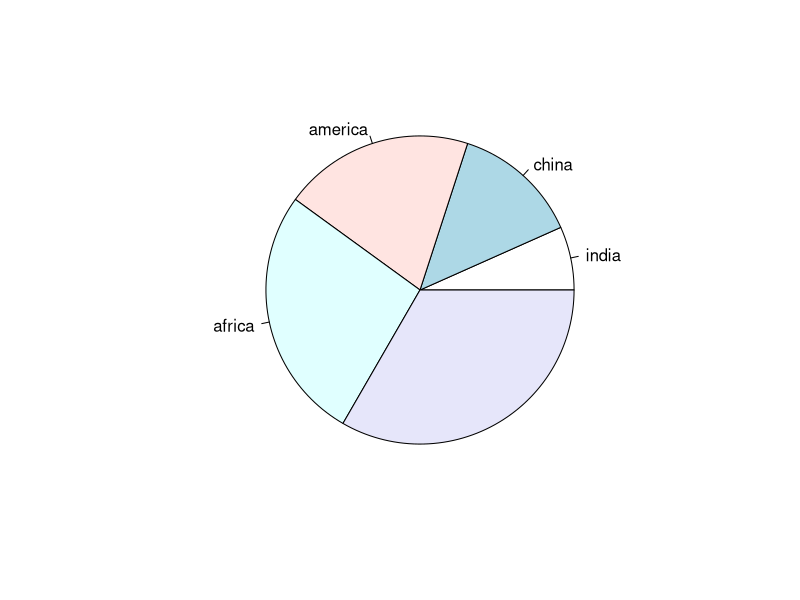
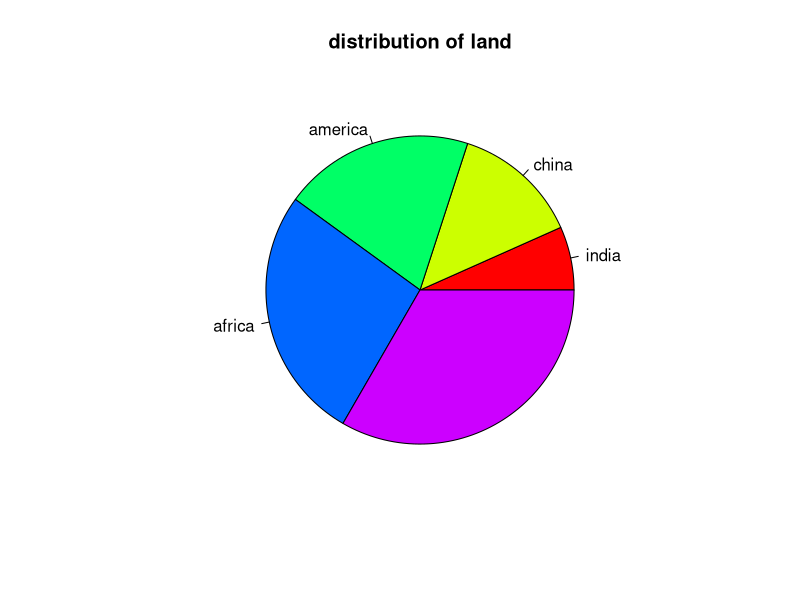
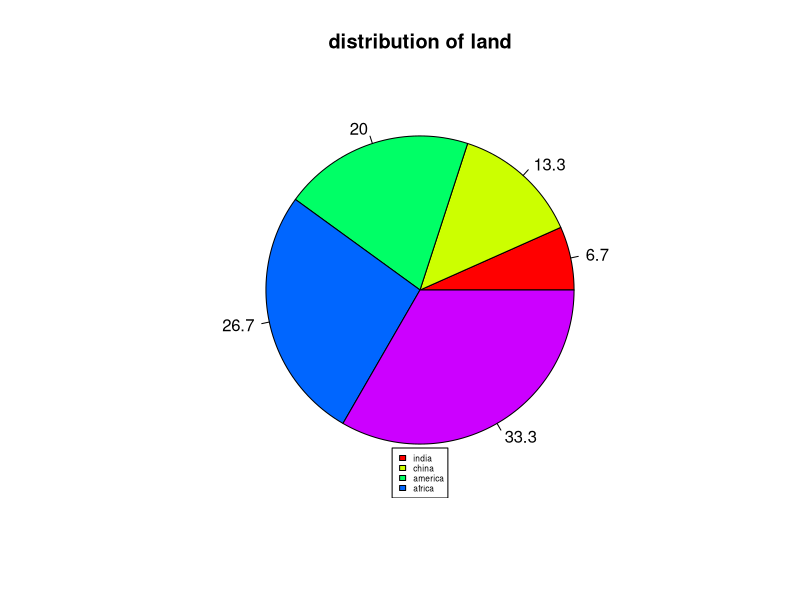
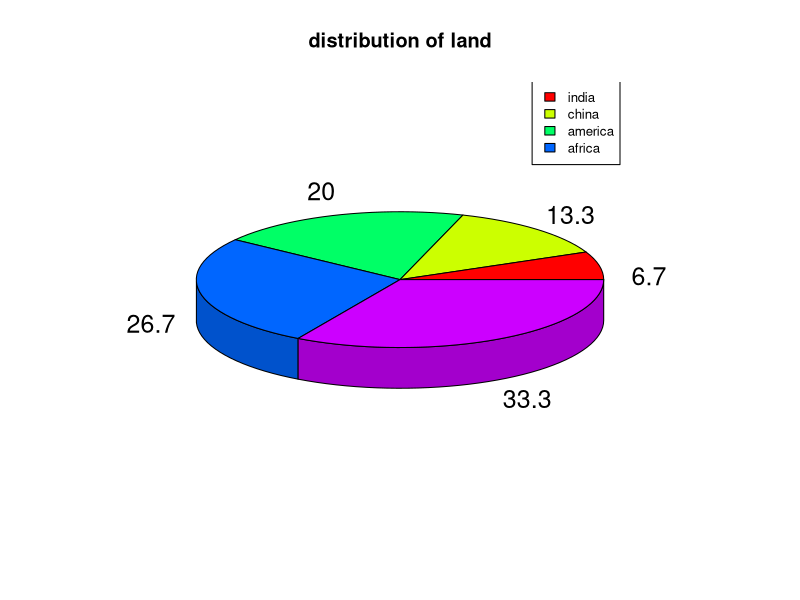
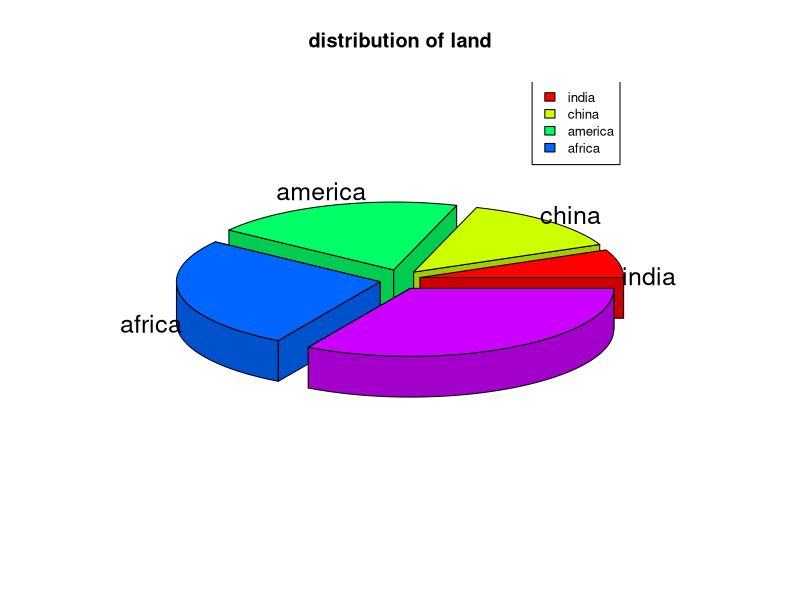
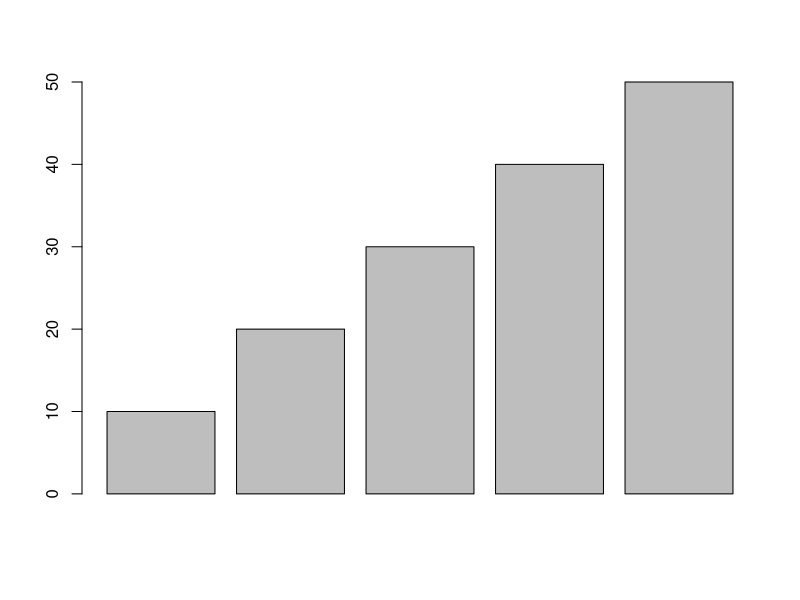
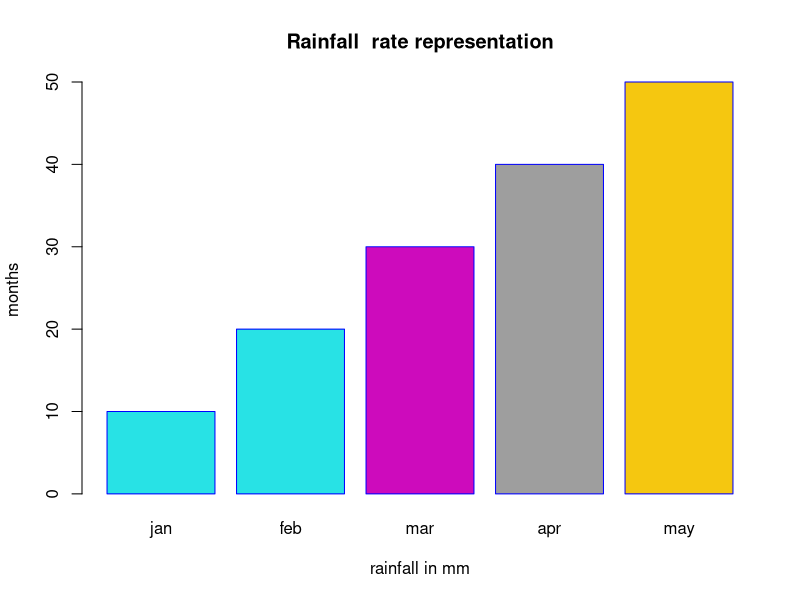
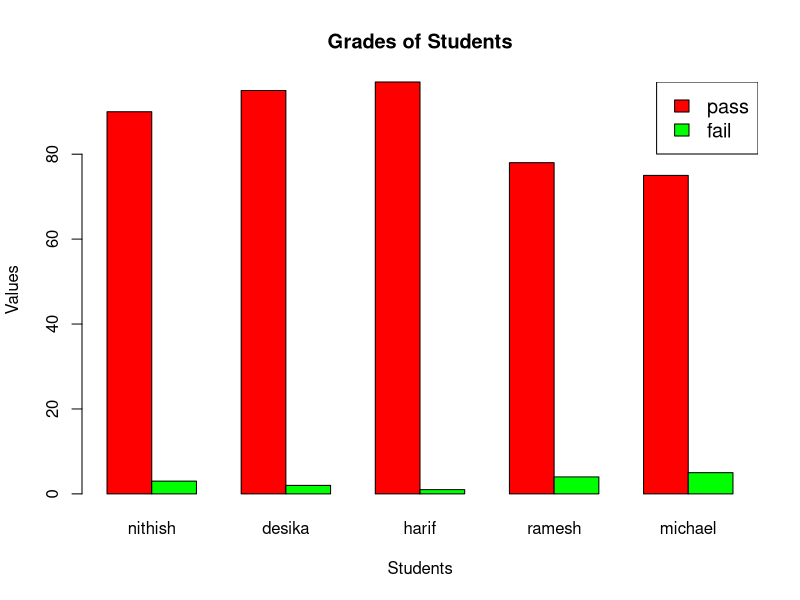

Recreate these plots in R, in order. (Note: this script raises an error after producing the figures.)
#1 
a<-c(1,2,3,4,5)
lables<-c("india","china","america","africa")
png(file="dvdd1.jpg")
pie(a,lables)
dev.off()
#2
a<-c(1,2,3,4,5)
lables<-c("india","china","america","africa")
png(file="dvdd2.jpg")
pie(a,lables,main="distribution of land",col=rainbow(length(a)))
dev.off()
#3
a<-c(1,2,3,4,5)
lables<-c("india","china","america","africa")
png(file="pie3.jpg")
per<-round(100*a/sum(a),1)
pie(a,labels=per,main="distribution of land",col=rainbow(length(a)))
legend("bottom",c("india","china","america","africa"),cex=0.5,fill=rainbow(length(a)))
dev.off()
#5
library(plotrix)
a<-c(1,2,3,4,5)
lables<-c("india","china","america","africa")
png(file="pie4.jpg")
per<-round(100*a/sum(a),1)
pie3D(a,labels=per,main="distribution of land",col=rainbow(length(a)))
legend("topright",c("india","china","america","africa"),cex=0.8,fill=rainbow(length(a)))
dev.off()
#4
library(plotrix)
a<-c(1,2,3,4,5)
lables<-c("india","china","america","africa")
png(file="3dpie.jpg")
per<-round(100*a/sum(a),1)
pie3D(a,labels=lables,explode=0.1,main="distribution of land",col=rainbow(length(a)))
legend("topright",c("india","china","america","africa"),cex=0.8,fill=rainbow(length(a)))
dev.off()
#6
new<-c(10,20,30,40,50)
new
png(file="bar.jpg")
barplot(new)
dev.off()
#7
new<-c(10,20,30,40,50)
a<-c("jan","feb","mar","apr","may")
png(file="bar_with_title.jpg")
barplot(new,names.arg=a,xlab="rainfall in mm",ylab="months",main="Rainfall  rate representation",col=factor(mtcars$disp),border="blue" )
dev.off()
#8
name <- c("nithish", "desika", "harif", "ramesh", "michael")
value <- c(90, 95, 97, 78, 75)
values <- c(3, 2, 1, 4, 5)
sat <- c("pass", "fail")
data <- data.frame(Name = name, Value = value, Values = values)
png(file = "stacked.jpg")
barplot(
  t(as.matrix(data[, c("Value", "Values")])),
  beside = TRUE,
  legend.text = sat,
  col = c("red", "green"),
  names.arg = data$Name,
  main = "Grades of Students",
  xlab = "Students",
  ylab = "Values"
)
legend("topright", legend = sat, fill = c("red", "green"), cex = 1.2)
dev.off()
or 
library(RColorBrewer)
months <- c("Jan","Feb","Mar","Apr","May")
regions <- c("West","North","South")
Values <- matrix(c(21,32,33,14,95,46,67,78,39,11,22,23,94,15,16), nrow = 3, ncol = 5, byrow = TRUE)
# Giving the chart file a name
png(file = "stacked_chart.png")
# Creating the bar chart
barplot(Values, main = "Total Revenue", names.arg = months, xlab = "Month", ylab = "Revenue", col
=c("cadetblue3","deeppink2","goldenrod1"))
# Adding the legend to the chart
legend("topleft", regions, cex = 1.3, fill = c("cadetblue3","deeppink2","goldenrod1"))
# Saving the file
dev.off()
#11
library(vioplot)
# Giving a name to our chart.
png(file = "vioplot.png")
#Creating data for vioplot function
x1 <- mtcars$mpg[mtcars$cyl==4]
x2 <- mtcars$mpg[mtcars$cyl==6]
x3 <- mtcars$mpg[mtcars$cyl==8]
#Creating vioplot function
vioplot(x1, x2, x3, names=c("4 cyl", "6 cyl", "8 cyl"),
col="green")
#Setting title
title("Violin plot example")
# Saving the file.
dev.off()

#9
a=mtcars
a
png(file="box1.jpg")
boxplot(mpg~cyl,data=a)
